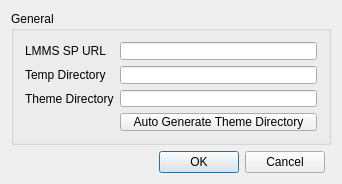
<?xml version="1.0" encoding="UTF-8"?>
<ui version="4.0">
 <class>Configuration</class>
 <widget class="QMainWindow" name="Configuration">
  <property name="geometry">
   <rect>
    <x>0</x>
    <y>0</y>
    <width>342</width>
    <height>184</height>
   </rect>
  </property>
  <property name="sizePolicy">
   <sizepolicy hsizetype="Preferred" vsizetype="Preferred">
    <horstretch>0</horstretch>
    <verstretch>0</verstretch>
   </sizepolicy>
  </property>
  <property name="minimumSize">
   <size>
    <width>342</width>
    <height>102</height>
   </size>
  </property>
  <property name="maximumSize">
   <size>
    <width>16777215</width>
    <height>16777215</height>
   </size>
  </property>
  <property name="windowTitle">
   <string>Configuration</string>
  </property>
  <widget class="QWidget" name="centralWidget">
   <layout class="QGridLayout" name="gridLayout">
    <item row="0" column="0" colspan="2">
     <widget class="QGroupBox" name="generalGroupBox">
      <property name="sizePolicy">
       <sizepolicy hsizetype="Preferred" vsizetype="Expanding">
        <horstretch>0</horstretch>
        <verstretch>0</verstretch>
       </sizepolicy>
      </property>
      <property name="title">
       <string>General</string>
      </property>
      <layout class="QFormLayout" name="formLayout">
       <item row="0" column="0">
        <widget class="QLabel" name="lspLabel">
         <property name="text">
          <string>LMMS SP URL</string>
         </property>
        </widget>
       </item>
       <item row="0" column="1">
        <widget class="QLineEdit" name="lspLineEdit"/>
       </item>
       <item row="1" column="0">
        <widget class="QLabel" name="tmpDirLabel">
         <property name="text">
          <string>Temp Directory</string>
         </property>
        </widget>
       </item>
       <item row="1" column="1">
        <widget class="QLineEdit" name="tmpDirLineEdit"/>
       </item>
       <item row="2" column="0">
        <widget class="QLabel" name="themeDirLabel">
         <property name="text">
          <string>Theme Directory</string>
         </property>
        </widget>
       </item>
       <item row="2" column="1">
        <widget class="QLineEdit" name="themeDirLineEdit"/>
       </item>
       <item row="3" column="1">
        <widget class="QPushButton" name="themeDirAutoGenPushButton">
         <property name="text">
          <string>Auto Generate Theme Directory</string>
         </property>
        </widget>
       </item>
      </layout>
     </widget>
    </item>
    <item row="1" column="0">
     <layout class="QHBoxLayout" name="horizontalLayout_2">
      <item>
       <spacer name="horizontalSpacer">
        <property name="orientation">
         <enum>Qt::Horizontal</enum>
        </property>
        <property name="sizeHint" stdset="0">
         <size>
          <width>40</width>
          <height>20</height>
         </size>
        </property>
       </spacer>
      </item>
      <item>
       <widget class="QDialogButtonBox" name="configButtonBox">
        <property name="standardButtons">
         <set>QDialogButtonBox::Cancel|QDialogButtonBox::Ok</set>
        </property>
       </widget>
      </item>
     </layout>
    </item>
   </layout>
  </widget>
  <action name="actionExit">
   <property name="text">
    <string>Exit</string>
   </property>
  </action>
 </widget>
 <layoutdefault spacing="6" margin="11"/>
 <resources/>
 <connections/>
</ui>
